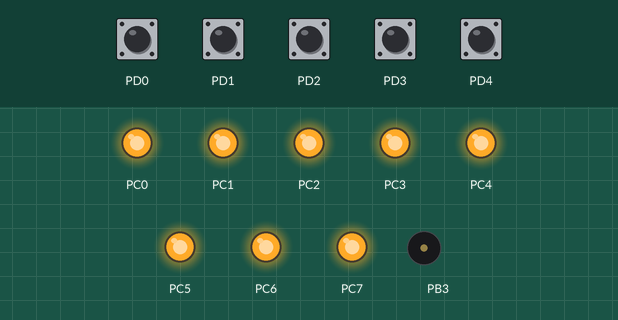
Recording of a program running on a simulated ATmega32, built with avr-gcc and emulated at 8 MHz (the files do not name the chip). Parts: output pins drawn as LEDs (lit = HIGH), buzzer (waves = sounding). The inputs (shaded band) are chosen by the test bench; at power-on: PD0–4 HIGH.

Above: at 1.2 s.
Timing chart, 0 to 1.3 s (numbered marks = the images above; inputs shaded):
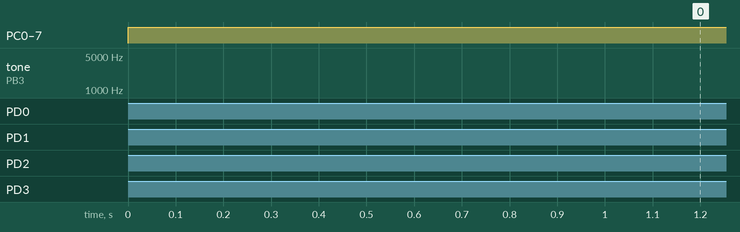

The program:

main.c
```c
#include <avr/io.h>
#include <util/delay.h>
#include <avr/interrupt.h>
#include <avr/io.h>
#define F_CPU 8000000
//projekt
/*
ISR(INT0_vect)
{
	PORTC &= ~(0xFF);
	PORTB=0xFF;
}
ISR(INT1_vect)
{
	PORTC &= ~(0xFF);
	PORTB=0xFF;
}*/
int main(void)
{
	DDRB=0xff;//wyjscie do brzęczyka
	DDRC=0xff;//diody wyjścia


	PORTC &= ~(0xFF);
	PORTD=0xFF; //właczanie rezystorow podciagajcych

	// Mode: CTC
	TCCR0=(1<<WGM01);
	// CLK/64
	TCCR0|=(1<<CS01);
	TCCR0|=(1<<CS00);
	// toggle OC0 on compare match    62500
	TCCR0|=(1<<COM00);
	//OCR0=249 f=8000000/(2*64*250)=2KHz


	//sei(); //właczamy główny bit przwerwań
	while(1)
	{
		if(!(PIND&(1<<0)))
		{
			DDRB =0xFF;
			OCR0=0X1D; //c4
			PORTC &= ~(1<<0);
		}
		if(!(PIND&(1<<1)))
		{
			DDRB =0xFF;
			OCR0=0x1a; //d4
			PORTC &= ~(1<<0);
		}
		if(!(PIND&(1<<2)))
		{
			DDRB =0xFF;
			OCR0=0x17; //e4
			PORTC &= ~(1<<0);
		}
		if(!(PIND&(1<<3)))
		{
			DDRB =0xFF;
			OCR0=0X16;//f4
			PORTC &= ~(1<<0);
		}
		if(!(PIND&(1<<4)))
		{
			DDRB =0xFF;
			OCR0=0x13; //g4
			PORTC &= ~(1<<0);
		}
		if(!(PIND&(1<5)))
		{
			DDRB =0xFF;
			OCR0=0x11; //a
			PORTC &= ~(1<<0);
		}
		else
		{
			PORTC=0xFF;
			DDRB &= ~(0xFF);
		}
		//PORTC |=0xFF;
		//PORTB &= ~(0xFF);
	}
	return 1;
}
```
